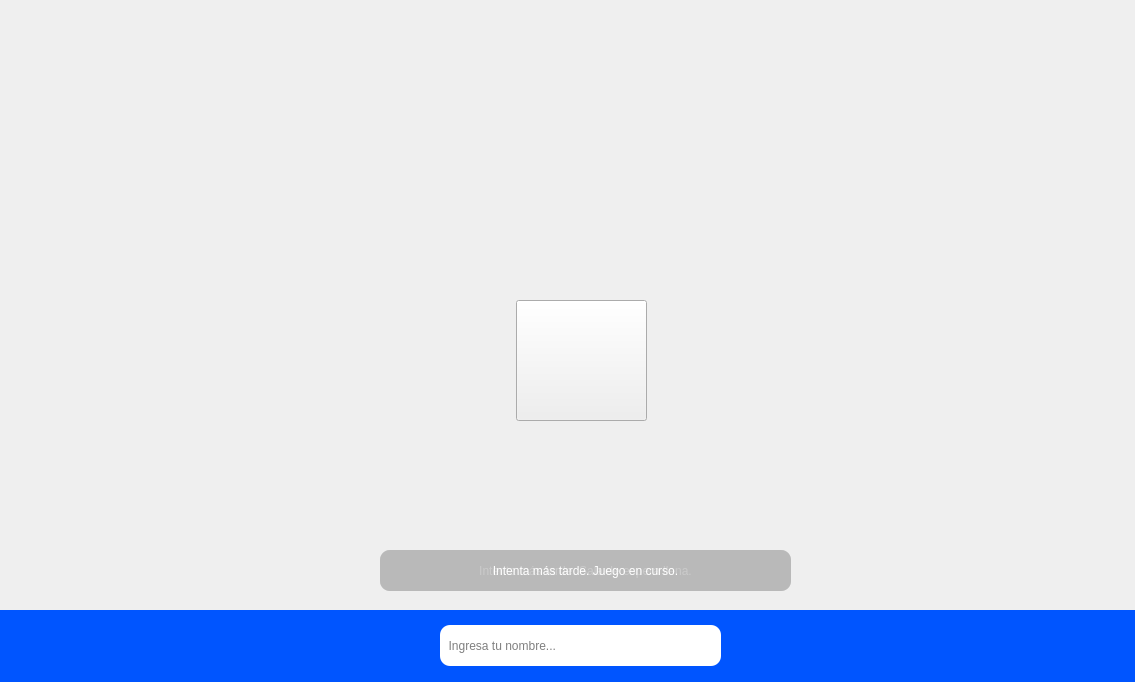
<?xml version="1.0" encoding="UTF-8"?>
<ui version="4.0">
 <class>MainWindow</class>
 <widget class="QMainWindow" name="MainWindow">
  <property name="geometry">
   <rect>
    <x>0</x>
    <y>0</y>
    <width>1135</width>
    <height>682</height>
   </rect>
  </property>
  <property name="minimumSize">
   <size>
    <width>1135</width>
    <height>682</height>
   </size>
  </property>
  <property name="maximumSize">
   <size>
    <width>1135</width>
    <height>682</height>
   </size>
  </property>
  <property name="mouseTracking">
   <bool>true</bool>
  </property>
  <property name="windowTitle">
   <string>Ventana Inicio</string>
  </property>
  <widget class="QWidget" name="centralwidget">
   <property name="mouseTracking">
    <bool>true</bool>
   </property>
   <widget class="QLabel" name="fondo">
    <property name="geometry">
     <rect>
      <x>0</x>
      <y>0</y>
      <width>1135</width>
      <height>682</height>
     </rect>
    </property>
    <property name="text">
     <string/>
    </property>
    <property name="pixmap">
     <pixmap>../sprites/background/index3.png</pixmap>
    </property>
    <property name="scaledContents">
     <bool>true</bool>
    </property>
   </widget>
   <widget class="QLabel" name="fondo_azul">
    <property name="geometry">
     <rect>
      <x>0</x>
      <y>610</y>
      <width>1135</width>
      <height>682</height>
     </rect>
    </property>
    <property name="minimumSize">
     <size>
      <width>1135</width>
      <height>682</height>
     </size>
    </property>
    <property name="maximumSize">
     <size>
      <width>1135</width>
      <height>682</height>
     </size>
    </property>
    <property name="styleSheet">
     <string notr="true">background-color: rgb(0, 85, 255);</string>
    </property>
    <property name="text">
     <string/>
    </property>
   </widget>
   <widget class="QPushButton" name="puerta">
    <property name="geometry">
     <rect>
      <x>516</x>
      <y>300</y>
      <width>131</width>
      <height>121</height>
     </rect>
    </property>
    <property name="mouseTracking">
     <bool>true</bool>
    </property>
    <property name="autoFillBackground">
     <bool>false</bool>
    </property>
    <property name="text">
     <string/>
    </property>
    <property name="icon">
     <iconset>
      <normaloff>../sprites/background/door.png</normaloff>../sprites/background/door.png</iconset>
    </property>
    <property name="iconSize">
     <size>
      <width>145</width>
      <height>200</height>
     </size>
    </property>
   </widget>
   <widget class="QLineEdit" name="usuario">
    <property name="geometry">
     <rect>
      <x>440</x>
      <y>625</y>
      <width>281</width>
      <height>41</height>
     </rect>
    </property>
    <property name="styleSheet">
     <string notr="true">font: 10pt &quot;Segoe UI Variable Display Semib&quot;;
border-radius: 10px;</string>
    </property>
    <property name="placeholderText">
     <string>  Ingresa tu nombre...</string>
    </property>
   </widget>
   <widget class="QLabel" name="mensaje_sin_capacidad">
    <property name="geometry">
     <rect>
      <x>380</x>
      <y>550</y>
      <width>411</width>
      <height>41</height>
     </rect>
    </property>
    <property name="styleSheet">
     <string notr="true">font: 75 14pt &quot;Segoe UI Variable Display Semib&quot;;
color: rgb(255, 255, 255);
background-color: rgba(180, 180, 180, 180);
border-radius: 10px;</string>
    </property>
    <property name="text">
     <string>Intenta más tarde. Sala de espera llena.</string>
    </property>
    <property name="alignment">
     <set>Qt::AlignCenter</set>
    </property>
   </widget>
   <widget class="QLabel" name="mensaje_juego_en_curso">
    <property name="geometry">
     <rect>
      <x>380</x>
      <y>550</y>
      <width>411</width>
      <height>41</height>
     </rect>
    </property>
    <property name="styleSheet">
     <string notr="true">font: 75 14pt &quot;Segoe UI Variable Display Semib&quot;;
color: rgb(255, 255, 255);
background-color: rgba(180, 180, 180, 180);
border-radius: 10px;</string>
    </property>
    <property name="text">
     <string>Intenta más tarde. Juego en curso.</string>
    </property>
    <property name="alignment">
     <set>Qt::AlignCenter</set>
    </property>
   </widget>
  </widget>
 </widget>
 <resources/>
 <connections/>
</ui>
